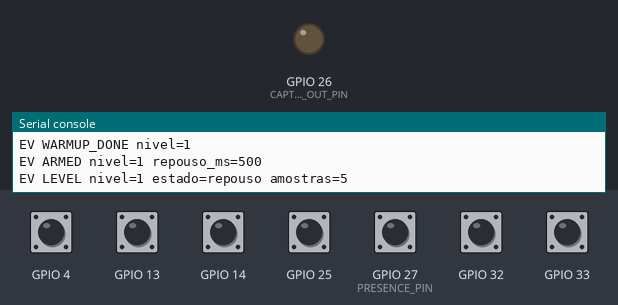
Simulated run of this program. Board: ESP32 board running MicroPython. Shown: output pins drawn as LEDs (lit = HIGH), the last lines printed to the serial console. The inputs (shaded band) are chosen by the test bench; at power-on: GPIO 4, GPIO 13, GPIO 14, GPIO 25, GPIO 27 (PRESENCE_PIN), GPIO 32, GPIO 33 HIGH. Files the program writes start out absent.

Above: at 2.7 s.
2.8 s: GPIO 27 (PRESENCE_PIN) pulled LOW for 0.15 s
At 2.96 s:
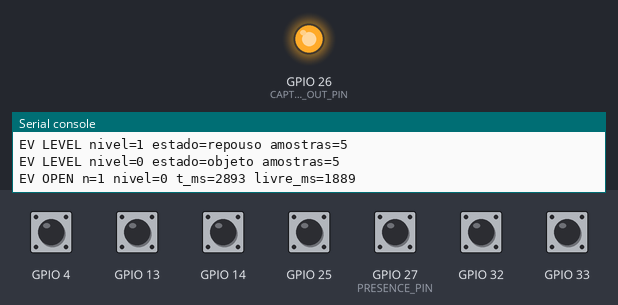
4.5 s: GPIO 4 pulled LOW for 0.15 s
Timing chart, 0 to 7.5 s (numbered marks = the images above; inputs shaded):
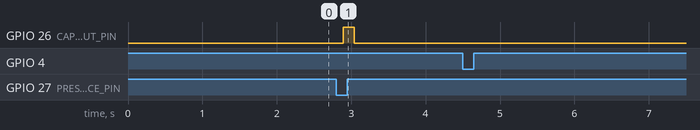

Measured:
- after the input at 2.8 s, GPIO 26 (CAPTURE_OUT_PIN): LOW → HIGH after 0.09 s, → LOW 0.14 s later

The program:

main.py
```python
"""PoC-01 no ESP32 v4: trigger com E18-D80NK: log legivel, armado seguro e guarda anti-duplicacao.

Correcoes vindas da bancada (v3):
  1. ARMADO SEGURO: apos o aquecimento, so arma quando a linha fica estavel em REPOUSO (nivel 1)
     por ARM_MS continuos. Isso elimina a janela espuria no boot (a linha nasce LOW por alguns ms).
  2. GUARDA ANTI-DUPLICACAO: depois de um CLOSE, nova presenca so abre janela se (a) passou
     GUARD_MS E (b) a linha voltou ao repouso entre as duas. A guarda sozinha nao bastava: o
     mesmo objeto que continuava na frente reabria janela depois de um CLOSE por flicker. Um
     SUPPRESSED registra o motivo (guarda ou presenca_continua).
  3. LOG IDENTIFICAVEL: todas as linhas saem como `EV <evento> campo=valor ...` (nivel, n, tempos),
     tanto na serial quanto em /poc01_events.csv. O host interpreta esse formato.

Eletrica: bege = +5V, azul = GND, preto = sinal em P27 (PULL_UP). 0 = objeto, 1 = repouso.
Instalar como main.py faz o firmware iniciar sozinho a cada reset/boot.
"""
from machine import Pin
import time

PRESENCE_PIN = 27          # pino normativo; validar tensão/condicionamento no sensor físico
PINOS_CANDIDATOS = (33, 32, 25, 14, 13, 4)   # entrada com pull-up e livres na placa;
                                             # P27 fica FORA: e o proprio pino do sensor
                                             # (reportado em nivel=) e incluí-lo gerava
                                             # evento falso de "descoberta de fiacao"
CAPTURE_OUT_PIN = 26
DEBOUNCE_MS = 20
STABLE_READS = 5          # leituras LOW para abrir (5 x 20 ms = 100 ms)
MISS_READS = 5            # leituras HIGH para fechar
# CAPTURE_OUT sobe no OPEN e desce no CLOSE: o pulso dura a presenca do item.
# (Havia uma constante WINDOW_MS declarada como "largura do pulso" e nunca usada.)
WARMUP_MS = 1000          # ignora o transitorio de boot
ARM_MS = 500              # repouso continuo exigido para armar (era ARM_READS=10 x
                          # 20 ms = 200 ms, apesar do comentario dizer 500 ms)
GUARD_MS = 500            # janela morta apos cada fechamento
LOG_PATH = "poc01_events.csv"
LOG_MAX_BYTES = 65536     # o CSV vive no flash interno: sem limite, enche
nivel_de_objeto_na_linha = "nivel_de_objeto"
PING_MS = 2000            # heartbeat do nivel do sensor na serial (0 desliga)

pin = Pin(PRESENCE_PIN, Pin.IN, Pin.PULL_UP)
out = Pin(CAPTURE_OUT_PIN, Pin.OUT, value=0)
_candidatos = {n: Pin(n, Pin.IN, Pin.PULL_UP) for n in PINOS_CANDIDATOS}


def niveis_candidatos():
    return " ".join("p%s=%s" % (n, p.value()) for n, p in sorted(_candidatos.items()))


_niveis_ant = {}          # preenchido por instantaneo_pinos(), apos o armamento


def instantaneo_pinos():
    """Fotografa os pinos monitorados.

    Chamado depois do armamento: fotografar no import deixava invisivel qualquer
    mudanca de fio durante o aquecimento e o armamento (~1,5 s), o que contradiz
    a propria promessa de "descobrir a fiacao sem janela de tempo".
    """
    for n, p in _candidatos.items():
        _niveis_ant[n] = p.value()


def checar_mudanca_de_pino():
    """Loga mudanca em qualquer pino medido -- descobre fiacao sem janela de tempo."""
    for n, p in sorted(_candidatos.items()):
        v = p.value()
        antes = _niveis_ant.get(n)
        if antes is None:
            _niveis_ant[n] = v          # primeiro ciclo: so' baseline
            continue
        if v != antes:
            print("EV PINO_CHANGE p%s=%s antes=%s" % (n, v, antes))
            _niveis_ant[n] = v
_log = None
nivel_anterior = None


def log(evento, **campos):
    global _log
    partes = " ".join("%s=%s" % (k, v) for k, v in campos.items())
    print("EV %s %s" % (evento, partes))
    if _log is not None:
        try:
            if _log.tell() > LOG_MAX_BYTES:
                print("EV LOG_FAIL motivo=cheio limite=%d (log desativado)" % LOG_MAX_BYTES)
                _log.close()
                _log = None
                return
            _log.write("%d,%s,%s\n" % (time.ticks_ms(), evento, partes))
            _log.flush()
        except Exception as exc:
            avisar_falha_de_log(exc)


def abrir_log():
    global _log
    try:
        _log = open(LOG_PATH, "a")
    except Exception as exc:
        _log = None
        # falha silenciosa de log era o defeito: sem isto, o firmware prometia CSV
        # e nunca produzia, sem nenhum sinal na serial
        print("EV LOG_FAIL motivo=open erro=%s" % exc)


def avisar_falha_de_log(exc):
    global _log
    print("EV LOG_FAIL motivo=write erro=%s (log desativado)" % exc)
    _log = None


def main():
    global nivel_anterior
    abrir_log()
    log("READY", pin=PRESENCE_PIN, out=CAPTURE_OUT_PIN, debounce_ms=DEBOUNCE_MS,
        stable=STABLE_READS, miss=MISS_READS, guard_ms=GUARD_MS, warmup_ms=WARMUP_MS,
        arm_ms=ARM_MS)
    print("EV PINOS %s (sensor deve ser o que responder ao objeto)" % niveis_candidatos())

    # aquecimento: descarta o transitorio de boot
    t_fim = time.ticks_add(time.ticks_ms(), WARMUP_MS)
    while time.ticks_diff(t_fim, time.ticks_ms()) > 0:
        time.sleep_ms(DEBOUNCE_MS)
    log("WARMUP_DONE", nivel=pin.value())

    # arma SOMENTE quando a linha fica estavel em REPOUSO (nivel 1) por ARM_MS.
    # Sem timeout: enquanto houver algo na frente do sensor (ou o sinal estiver preso em LOW), o
    # firmware avisa e NAO arma. O heartbeat continua saindo aqui: sem ele, um sensor morto ou mal
    # ligado deixava o no' mudo e o texto do aviso culpava o objeto (o codigo nao pode saber a causa).
    repouso_desde = None
    t_armado = None
    t_ping = time.ticks_add(time.ticks_ms(), PING_MS)
    proximo_aviso = time.ticks_add(time.ticks_ms(), 3000)
    while True:
        if pin.value() == 1:
            agora = time.ticks_ms()
            if repouso_desde is None:
                repouso_desde = agora
            if time.ticks_diff(agora, repouso_desde) >= ARM_MS:
                t_armado = repouso_desde
                break
        else:
            repouso_desde = None
            if time.ticks_diff(proximo_aviso, time.ticks_ms()) <= 0:
                log("ARM_WAIT", nivel=pin.value(), nota=nivel_de_objeto_na_linha)
                proximo_aviso = time.ticks_add(time.ticks_ms(), 5000)
        if PING_MS and time.ticks_diff(time.ticks_ms(), t_ping) >= 0:
            print("EV PING nivel=%s fase=armando %s" % (pin.value(), niveis_candidatos()))
            t_ping = time.ticks_add(time.ticks_ms(), PING_MS)
        time.sleep_ms(DEBOUNCE_MS)
    # nivel=1 e' a condicao que armou (o laco so sai com a linha em repouso):
    # reler o pino aqui podia publicar nivel=0, contradizendo o proprio armamento
    log("ARMED", nivel=1, repouso_ms=ARM_MS)
    instantaneo_pinos()

    hits = 0
    misses = 0
    aberta = False
    n = 0
    t_abertura = 0
    # inicio_repouso = primeiro instante do periodo CONTIGUO em que o sensor esta livre;
    # None = o sensor nao esta livre agora (presenca confirmada). Nova janela exige um
    # periodo livre contiguo >= GUARD_MS imediatamente antes da presenca.
    # Sentinelas: 0 e' invalida sob ticks_diff (uptime entre ~6,2 e ~12,4 dias da negativo).
    inicio_repouso = t_armado if t_armado is not None else time.ticks_ms()
    suprimidas = 0
    suprimido_ativo = False

    while True:
        nivel = pin.value()

        # debounce primeiro: LEVEL so' e' publicado quando a amostra crua ja tem
        # STABLE_READS/MISS_READS concordando (antes, um glitch de 20 ms publicava
        # "estado=objeto" sem nenhuma janela)
        if nivel == 0:
            hits += 1
            misses = 0
            confirmado = hits >= STABLE_READS
        else:
            misses += 1
            hits = 0
            confirmado = misses >= MISS_READS

        if confirmado and nivel != nivel_anterior:
            log("LEVEL", nivel=nivel, estado=("objeto" if nivel == 0 else "repouso"),
                amostras=(hits if nivel == 0 else misses))
            nivel_anterior = nivel

        agora = time.ticks_ms()
        if confirmado and nivel == 0:
            # presenca confirmada: o periodo livre terminou (isto e' o que faltava:
            # sem reiniciar o cronometro, uma presenca continua acabava satisfazendo a guarda)
            livre_ms = 0 if inicio_repouso is None else time.ticks_diff(agora, inicio_repouso)
            inicio_repouso = None
            if not aberta:
                if livre_ms < GUARD_MS:
                    suprimidas += 1
                    # uma linha por PRESENCA suprimida, nao uma a cada 100 ms: com o
                    # objeto parado na frente saiam ~50 linhas iguais enchendo o CSV
                    if not suprimido_ativo:
                        log("SUPPRESSED", n=n, motivo="guarda", suprimidas=suprimidas,
                            resta_ms=GUARD_MS - livre_ms)
                        suprimido_ativo = True
                    hits = 0
                else:
                    aberta = True
                    hits = 0
                    n += 1
                    t_abertura = agora
                    out.value(1)
                    log("OPEN", n=n, nivel=nivel, t_ms=agora, livre_ms=livre_ms)
                    suprimido_ativo = False
        elif confirmado and nivel == 1:
            if aberta:
                aberta = False
                misses = 0
                dur = time.ticks_diff(agora, t_abertura)
                out.value(0)
                # o pulso de saida dura o tempo da presenca do item
                log("CLOSE", n=n, nivel=nivel, dur_ms=dur, guard_ms=GUARD_MS)
                inicio_repouso = agora      # comeca o periodo livre
            elif inicio_repouso is None:
                inicio_repouso = agora      # sensor voltou a ficar livre
                suprimido_ativo = False

        checar_mudanca_de_pino()

        if PING_MS and time.ticks_diff(time.ticks_ms(), t_ping) >= 0:
            print("EV PING nivel=%s n=%s aberta=%s %s"
                  % (nivel, n, aberta, niveis_candidatos()))
            t_ping = time.ticks_add(time.ticks_ms(), PING_MS)

        time.sleep_ms(DEBOUNCE_MS)


main()
```
